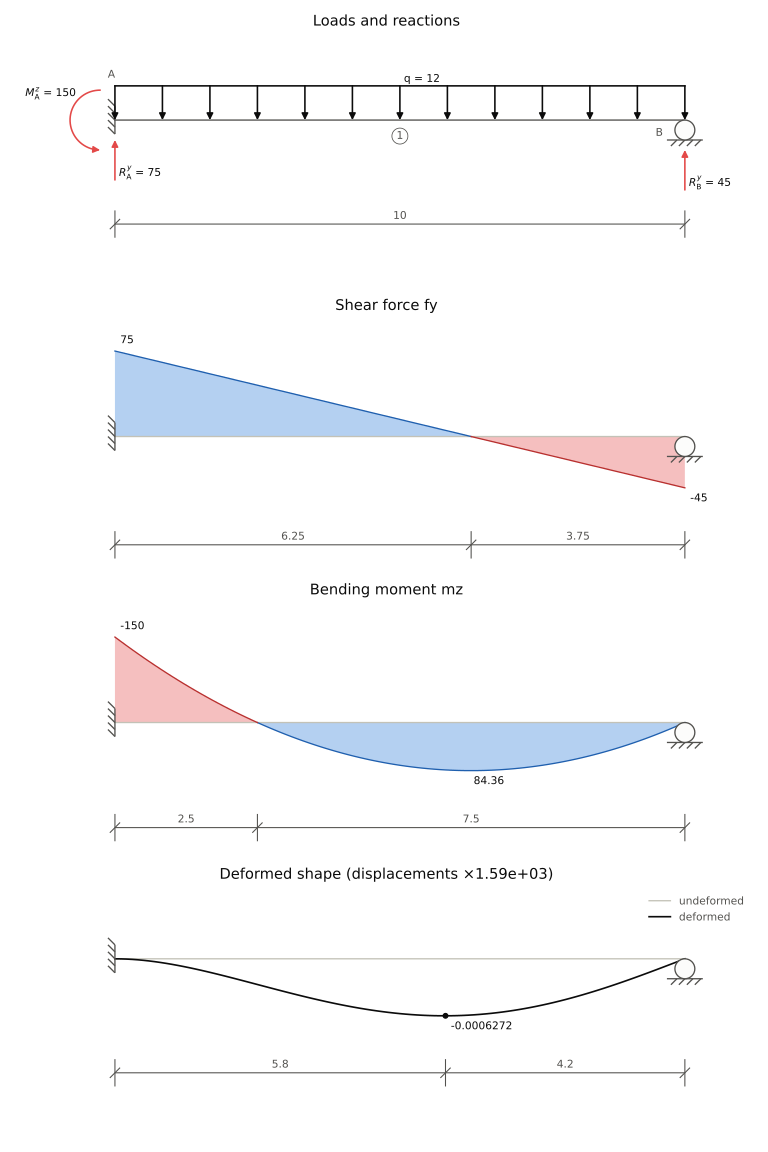

The script that saved this image:
import matplotlib.pyplot as plt

from pymas import Structure

# model and analyze a 10 m propped cantilever beam, fixed at one end and
# simply supported at the other, of 28 MPa concrete under its self weight

# create a model to analyze the beam (uy and rz degrees of freedoms activates)
model = Structure(type='beam')

# add a concrete of 28 MPa
model.add_material('concrete 28 MPa', E=4700*28**0.5*1000)  # kN/m2

# add a rectangular section of 0.5x1.0 m
model.add_rectangular_section('0.5x1.0', dy=1.0, dz=0.5)  # m

# add joints
model.add_joint('A', x=0.00)
model.add_joint('B', x=10.0)  # m

# add a fixed support at A and a roller at B
model.add_support('A', r_ux=True, r_uy=True, r_rz=True)
model.add_support('B', r_uy=True)

# add frame
model.add_frame('1', 'A', 'B', 'concrete 28 MPa', '0.5x1.0', bending_z=True)

# add self weight
model.add_distributed_load('1', fy=-24 * (0.5 * 1.0))  # kN/m

# analyze the model
model.run_analysis()

# plot the dimensioned beam with its loads, reactions and support and frame
# names, the shear force and bending moment diagrams, with their zero
# crossings dimensioned, and the deformed shape, with the position of its
# largest deflection dimensioned, one under the other (sharex lines up the
# beams)
fig, (loads, shear, moment, deformed) = plt.subplots(4, 1, figsize=(8, 12),
                                                     sharex=True)
model.plot_loads(loads, dimensions=True, support_names=True, frame_names=True)
model.plot_diagram('fy', ax=shear, labels=True, dimensions=True)
model.plot_diagram('mz', ax=moment, labels=True, dimensions=True)
model.plot_deformed(ax=deformed, labels=True, dimensions=True)
fig.tight_layout()
fig.savefig('propped_cantilever.svg')
